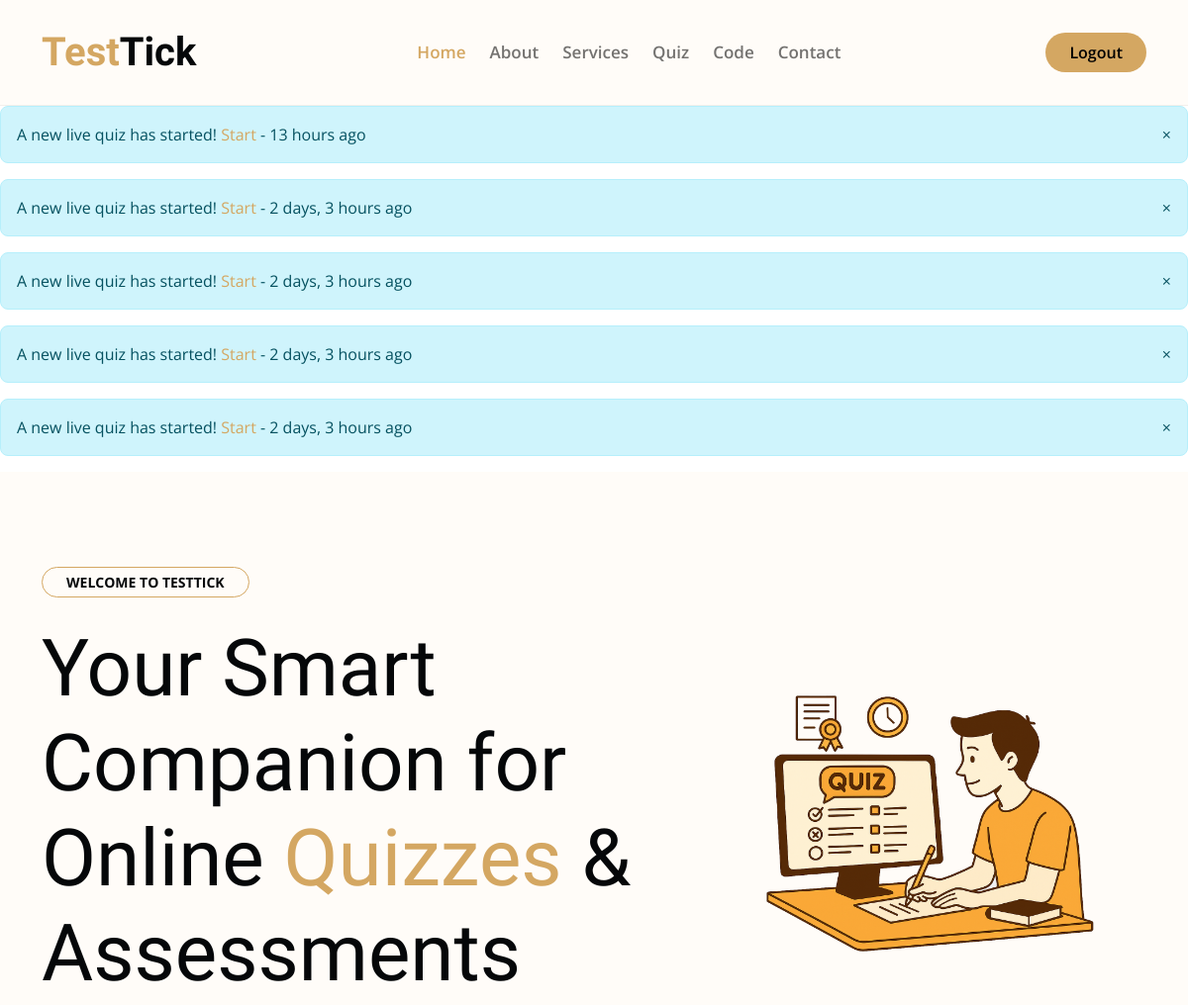
/ (signed in, upper part), run on an earlier commit of the app's database.
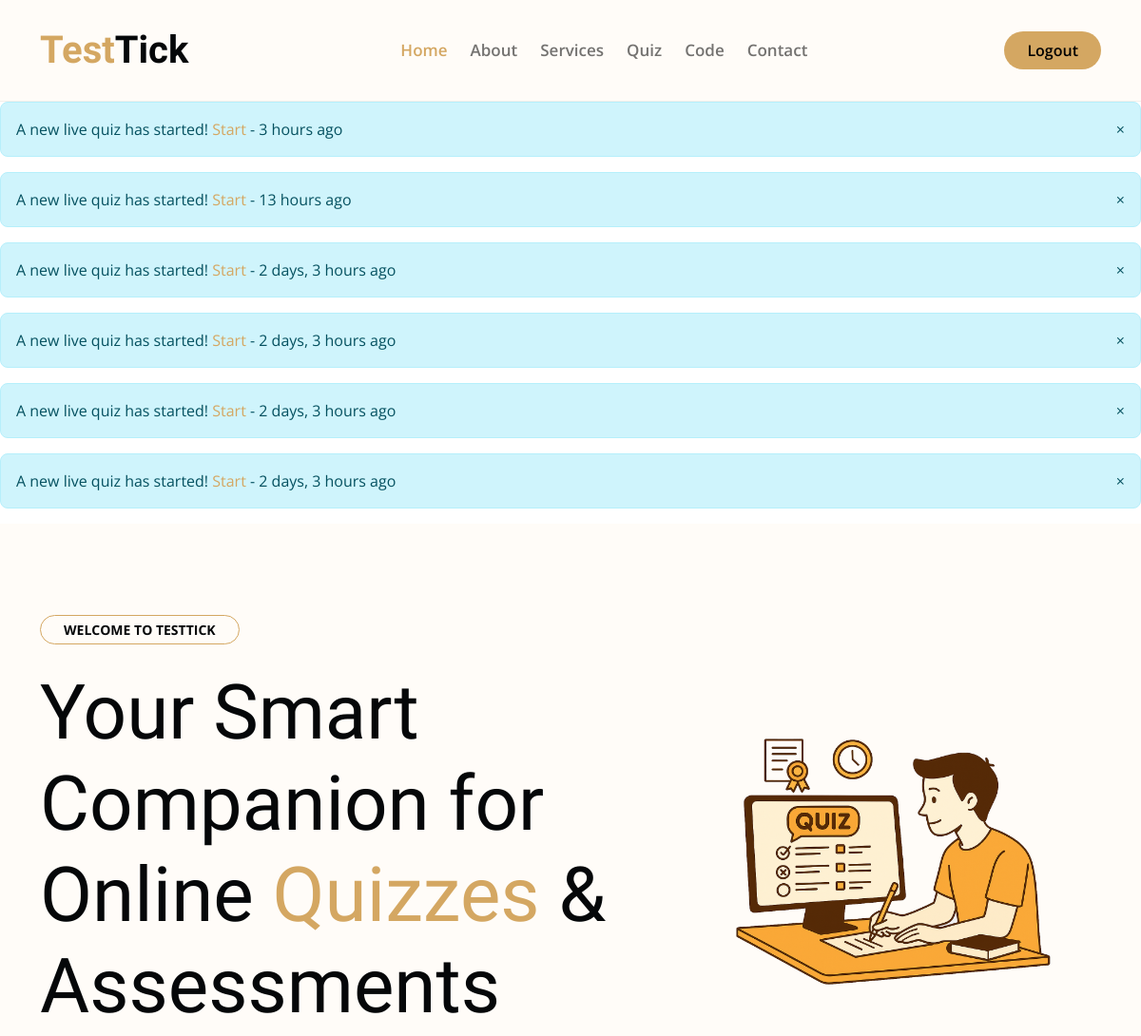
And on a later commit of the database.
### users/models.py (models this page shows, shortened)
class Notification(models.Model):
    user = models.ForeignKey(User, on_delete=models.CASCADE)
    message = models.TextField()
    created_at = models.DateTimeField(auto_now_add=True)
    read = models.BooleanField(default=False)

### pages/views.py (the view)
# urls.py: 2. Add a URL to urlpatterns:  path('', views.home, name='home')
def home(request):
    notifications = ""
    try:
        notifications = Notification.objects.filter(user=request.user, read=False).order_by('-created_at')
    except Exception as e:
        print(e)
    return render(request, 'pages/home.html',{'notifications': notifications})

### pages/templates/pages/home.html (shortened to what this page needs)
{% extends 'base.html' %}
{% load static %}
{% load humanize %}
{% block content %}
<div id="notification-container">
    {% for note in notifications %}
      <div class="alert alert-info notification" data-id="{{ note.id }}">
        <span class="close-btn" style="float:right; cursor:pointer;">&times;</span>
        A new live quiz has started! <a class="noti_links" href="{{ note.message }}">Start</a> - {{ note.created_at|naturaltime }}
      </div>
    {% endfor %}
  </div>
<div class="container-fluid bg-light py-6 my-6 mt-0">
    <div class="container">
        <div class="row g-5 align-items-center">
            <div class="col-lg-7 col-md-12">
                <small
                    class="d-inline-block fw-bold text-dark text-uppercase bg-light border border-primary rounded-pill px-4 py-1 mb-4 animated bounceInDown">Welcome
                    to TestTick</small>
                <h1 class="display-1 mb-4 animated bounceInDown"> Your Smart Companion for Online <span class="text-primary">Quizzes </span>& Assessments </h1>
            </div>
            <div class="col-lg-5 col-md-12">
                <img src="{% static 'design/img/home.png' %}" class="img-fluid rounded animated zoomIn" alt="">
            </div>
        </div>
    </div>
</div>
{% endblock %}

What changed in the data, as far as the page shows it:
added Notification: created_at "3 hours ago"
